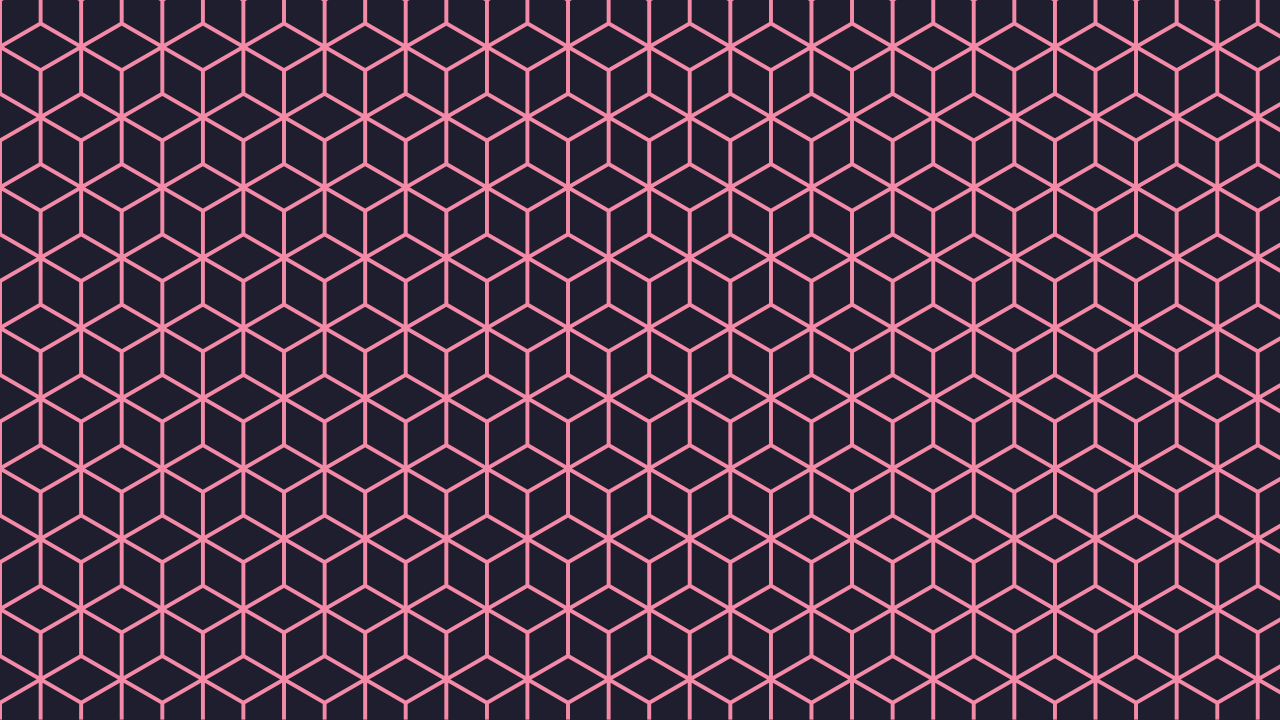
#> input picture wallpapers/Catppuccin-Mocha/isometric_cubes-3840x2160.png, 3840 x 2160 px (shown at 1/3 size); its folder holds only this picture in this run
$ python generate.py
#> lines starting #> are read from the running program, lines starting #| are printed output that depends on the picture
import os
from pathlib import Path
from PIL import Image
from datetime import datetime
import subprocess
import re
import argparse  # Added for argument parsing

ROOT_DIR = Path(__file__).parent.resolve()
WALLPAPER_DIR = ROOT_DIR / "wallpapers"
HTML_FILE = ROOT_DIR / "index.html"


def generate_previews(force=False):
#> called with force = False
    print("[+] Generating previews...")
    for folder in WALLPAPER_DIR.iterdir():
        if not folder.is_dir():
            continue
        for file in folder.glob("*.png"):
            preview_path = file.with_stem(file.stem + "-preview").with_suffix(".jpg")

            # Check if regeneration is needed
            regenerate = False
            if force:
                regenerate = True
                reason = "--force flag used"
            elif not preview_path.exists():
                regenerate = True
                reason = "preview missing"
            else:
                # Check modification times
                file_mtime = file.stat().st_mtime
                preview_mtime = preview_path.stat().st_mtime
                if file_mtime > preview_mtime:
                    regenerate = True
                    reason = "source file modified"

            if regenerate:
                try:
                    with Image.open(file) as img:
#> img is the input picture: PIL image 3840x2160 RGBA; mean R, G, B, A 69.1, 49.8, 68.2, 255
                        preview = img.resize((720, int(720 * img.height / img.width)))
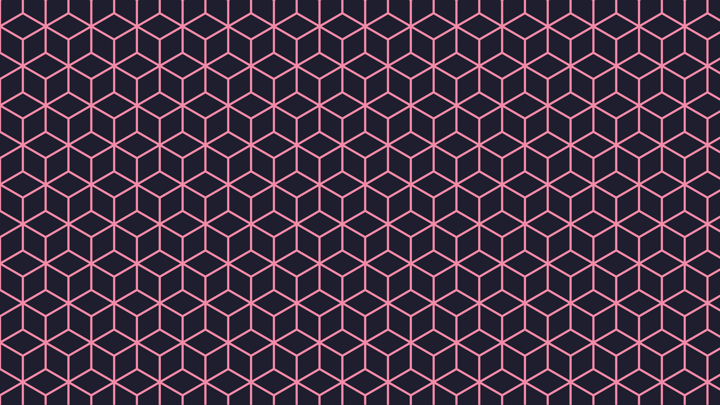
#> preview: PIL image 720x405 RGBA; mean R, G, B, A 69, 49.8, 68.1, 255
                        preview.convert("RGB").save(preview_path, "JPEG", quality=85)
                        print(f"  - Regenerated preview ({reason}): {preview_path}")
                except Exception as e:
                    print(f"  ! Error processing {file}: {e}")
            else:
                print(f"  ✓ Preview up-to-date: {preview_path}")
#> pass 2 of the loop in generate_previews, `for folder in WALLPAPER_DIR.iterdir():`:
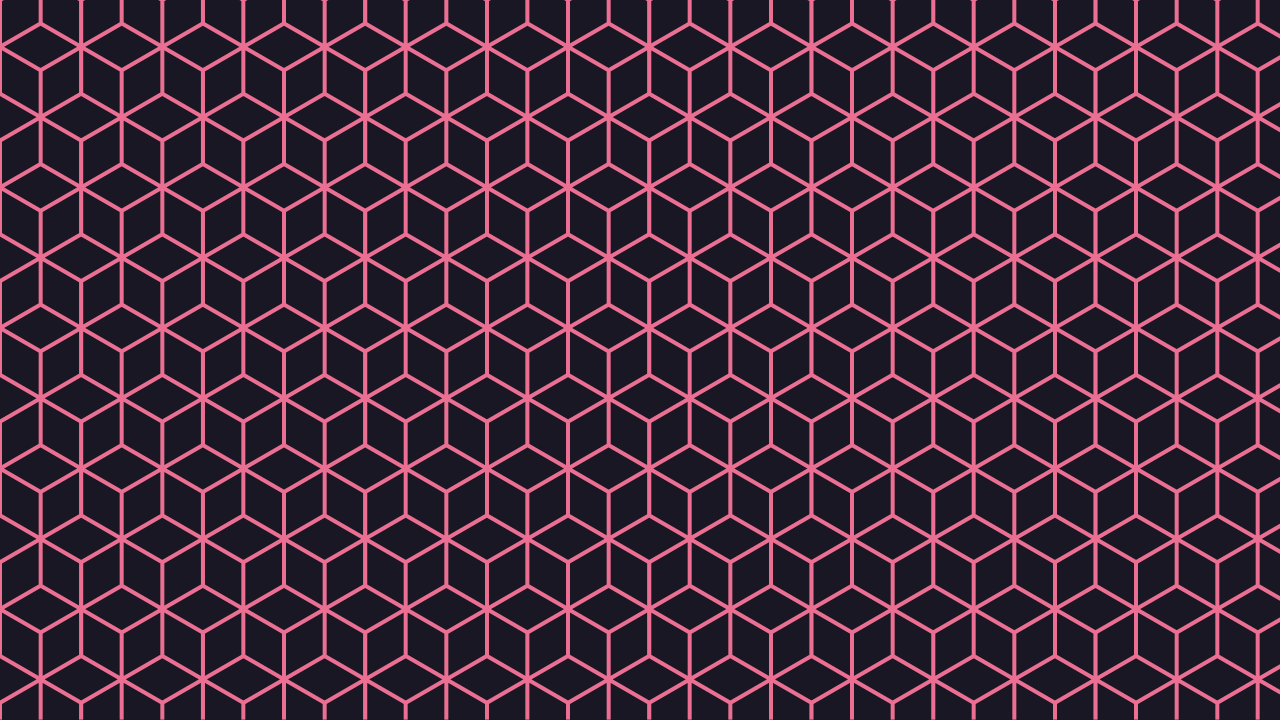
#> input picture wallpapers/Rose-Pine/isometric_cubes-3840x2160.png, 3840 x 2160 px (shown at 1/3 size)
#> in generate_previews, img is the input picture: PIL image 3840x2160 RGBA; mean R, G, B, A 64.3, 39.5, 56.6, 255
#> in generate_previews, `preview = img.resize((720, int(720 * img.height / img.width)))`:
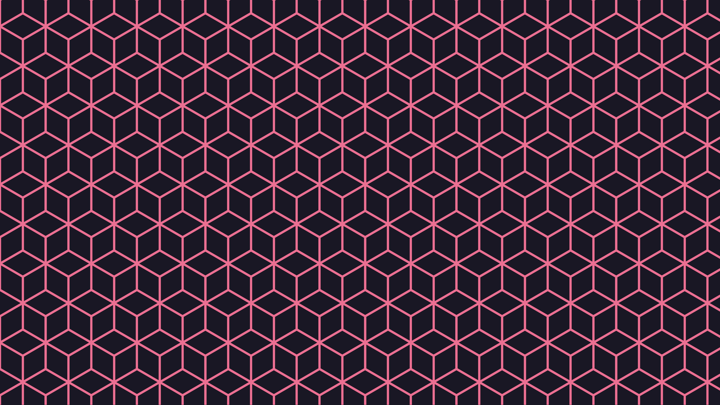
#> preview: PIL image 720x405 RGBA; mean R, G, B, A 64.3, 39.5, 56.6, 255
#> pass 3 of the loop in generate_previews, `for folder in WALLPAPER_DIR.iterdir():`:
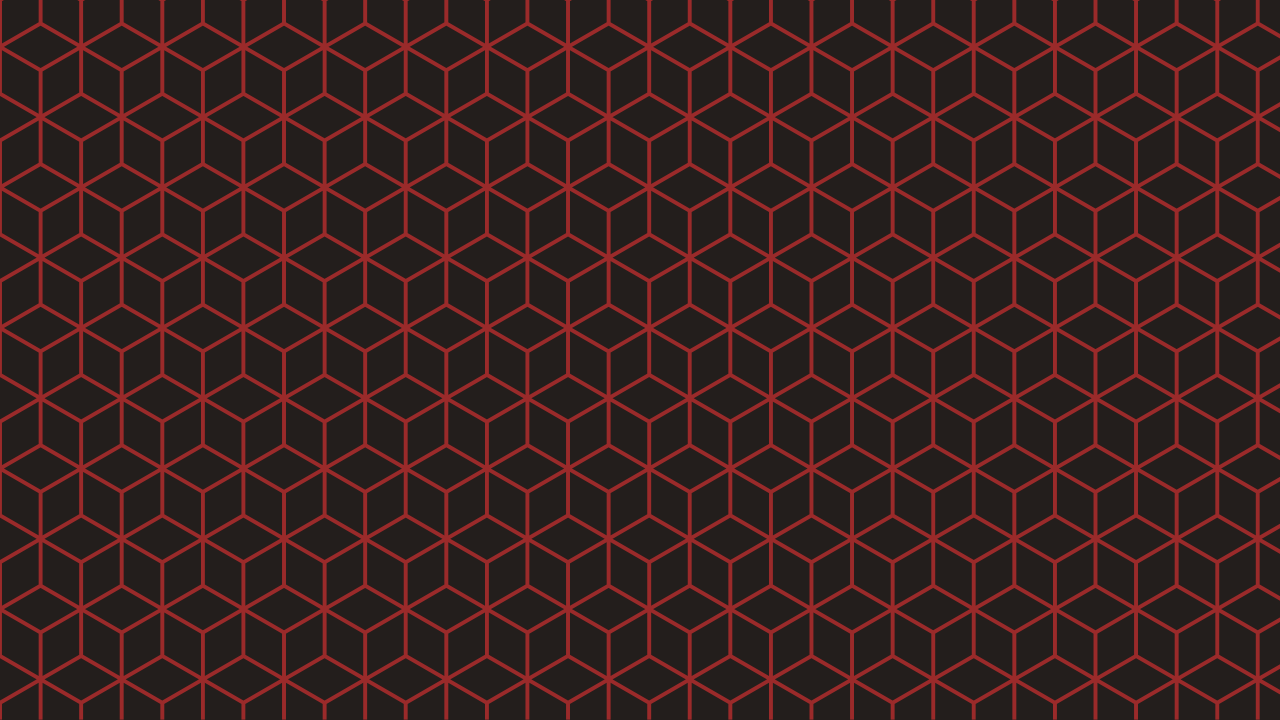
#> input picture wallpapers/Sekiratte/isometric_cubes-3840x2160.png, 3840 x 2160 px (shown at 1/3 size)
#> in generate_previews, img is the input picture: PIL image 3840x2160 RGBA; mean R, G, B, A 56.6, 32.2, 30.5, 255
#> in generate_previews, `preview = img.resize((720, int(720 * img.height / img.width)))`:
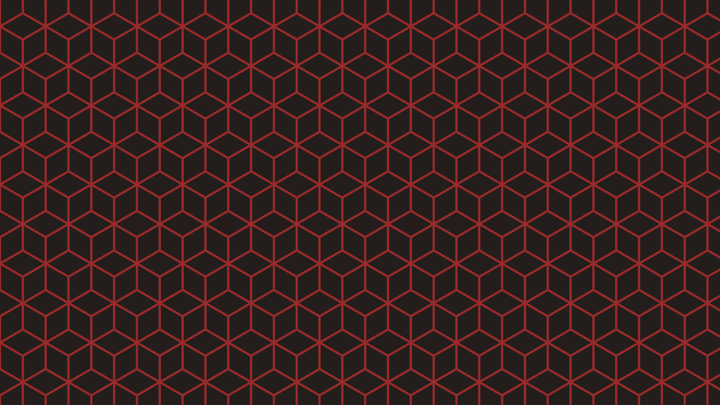
#> preview: PIL image 720x405 RGBA; mean R, G, B, A 56.6, 32.2, 30.5, 255


def format_wallpaper_name(filename):
    name = re.sub(r"-\d{3,5}x\d{3,5}$", "", filename)
    name = name.replace("-", " ").replace("_", " ")
    return name.title()


def build_html():
    print(f"[+] Generating HTML file at {HTML_FILE}")
    last_updated = datetime.now().strftime("%Y-%m-%d %H:%M:%S")
    current_year = datetime.now().year

    with open(HTML_FILE, "w") as f:
        # HTML Head Section
        f.write(
            f"""<!DOCTYPE html>
<html lang="en">
<head>
    <meta charset="UTF-8">
    <meta name="viewport" content="width=device-width, initial-scale=1.0">
    <title>Sekiryl's Wallpapers</title>

    <!-- Favicon -->
    <link rel="apple-touch-icon" sizes="180x180" href="/assets/favicon/apple-touch-icon.png">
    <link rel="icon" type="image/png" sizes="32x32" href="/assets/favicon/favicon-32x32.png">
    <link rel="icon" type="image/png" sizes="16x16" href="/assets/favicon/favicon-16x16.png">
    <link rel="manifest" href="/assets/favicon/site.webmanifest">
    <link rel="shortcut icon" href="/assets/favicon/favicon.ico">
    <meta name="theme-color" content="#d4875d">
    <meta name="description" content="Download high-quality, original wallpapers by Sekiryl. Includes PNG and XCF files for customization." />
    <meta name="keywords" content="Sekiryl, wallpapers, original art, XCF wallpapers, PNG wallpapers, digital art, design" />
    <meta name="author" content="Sekiryl" />
    <link rel="canonical" href="https://walls.sekiryl.is-a.dev" />

    <meta property="og:title" content="Sekiryl's Wallpapers" />
    <meta property="og:description" content="A collection of original wallpapers designed by Sekiryl. Free to download in high resolution." />
    <meta property="og:type" content="website" />
    <meta property="og:url" content="https://walls.sekiryl.is-a.dev" />
    <meta property="og:image" content="https://walls.sekiryl.is-a.dev/assets/images/logo.png" />

    <script type="application/ld+json">
    {{
    "@context": "https://schema.org",
    "@type": "CreativeWork",
    "name": "Sekiryl's Wallpapers",
    "url": "https://sekiryl.is-a.dev",
    "creator": {{
      "@type": "Person",
      "name": "Sekiryl",
      "url": "https://sekiryl.is-a.dev"
    }},
    "description": "A collection of high-resolution wallpapers created by Sekiryl, available in PNG and editable XCF formats.",
    "image": "https://walls.sekiryl.is-a.dev/assets/images/logo.png"
    }}
    </script>

    <style>
        :root {{
            --base: #231e1c;
            --mantle: #1a1614;
            --crust: #0f0d0c;
            --text: #e3d8c9;
            --subtext1: #c5b7a3;
            --subtext0: #a09585;
            --overlay2: #7a6e64;
            --overlay1: #5a5149;
            --overlay0: #3a3530;
            --surface2: #402f28;
            --surface1: #352c26;
            --surface0: #2a231e;
            --peach: #d4875d;
            --lavender: #7a6a9a;
            --blue: #3a5a7a;
            --teal: #4a8a8a;
            --pink: #b26888;
        }}

        * {{
            margin: 0;
            padding: 0;
            box-sizing: border-box;
        }}

        body {{
            font-family: 'Segoe UI', system-ui, -apple-system, sans-serif;
            background: linear-gradient(135deg, var(--mantle) 0%, var(--base) 100%);
            color: var(--text);
            line-height: 1.6;
            min-height: 100vh;
            padding: 2rem 1rem;
            background-attachment: fixed;
        }}

        .container {{
            max-width: 1400px;
            margin: 0 auto;
        }}

        header {{
            display: flex;
            align-items: center;
            gap: 1.5rem;
            margin-bottom: 2.5rem;
            padding-bottom: 1.5rem;
            border-bottom: 1px solid var(--surface0);
        }}

        .logo {{
            height: 80px;
            border-radius: 12px;
            box-shadow: 0 4px 12px rgba(0, 0, 0, 0.3);
        }}

        .header-content {{
            flex: 1;
        }}

        h1 {{
            font-size: 2.5rem;
            font-weight: 700;
            letter-spacing: -0.5px;
            background: linear-gradient(45deg, var(--peach), var(--lavender));
            -webkit-background-clip: text;
            background-clip: text;
            color: transparent;
            margin-bottom: 0.5rem;
        }}

        .last-updated {{
            color: var(--subtext1);
            font-size: 1rem;
            display: block;
            margin-top: 0.25rem;
        }}

        .intro {{
            background: var(--surface0);
            padding: 1.5rem;
            border-radius: 12px;
            margin-bottom: 3rem;
            box-shadow: 0 4px 20px rgba(0, 0, 0, 0.2);
            border: 1px solid var(--overlay0);
        }}

        .intro p {{
            margin-bottom: 1rem;
            font-size: 1.05rem;
        }}

        .license {{
            display: inline-block;
            background: var(--surface1);
            padding: 0.3rem 0.8rem;
            border-radius: 20px;
            font-size: 0.85rem;
            margin-top: 0.5rem;
            border: 1px solid var(--overlay1);
        }}

        h2 {{
            font-size: 1.8rem;
            margin: 2.5rem 0 1.5rem;
            padding-bottom: 0.5rem;
            border-bottom: 2px solid var(--peach);
            color: var(--subtext1);
            text-transform: capitalize;
            position: relative;
        }}

        h2::after {{
            content: '';
            position: absolute;
            bottom: -2px;
            left: 0;
            width: 80px;
            height: 2px;
            background: var(--lavender);
        }}

        .wallpaper-grid {{
            display: grid;
            grid-template-columns: repeat(auto-fill, minmax(340px, 1fr));
            gap: 2rem;
            margin-bottom: 3rem;
        }}

        .wallpaper-item {{
            background: var(--surface0);
            border-radius: 12px;
            overflow: hidden;
            transition: all 0.3s ease;
            box-shadow: 0 6px 16px rgba(0, 0, 0, 0.2);
            border: 1px solid var(--overlay0);
        }}

        .wallpaper-item:hover {{
            transform: translateY(-8px);
            box-shadow: 0 12px 24px rgba(0, 0, 0, 0.3);
            border-color: var(--overlay1);
        }}

        .wallpaper-preview {{
            width: 100%;
            height: 200px;
            object-fit: cover;
            display: block;
            transition: transform 0.4s ease;
        }}

        .wallpaper-item:hover .wallpaper-preview {{
            transform: scale(1.03);
        }}

        .wallpaper-content {{
            padding: 1.2rem;
        }}

        .wallpaper-title {{
            font-size: 1.25rem;
            font-weight: 600;
            margin-bottom: 0.8rem;
            color: var(--subtext1);
        }}

        .button-group {{
            display: flex;
            gap: 0.8rem;
            flex-wrap: wrap;
        }}

        .button {{
            display: inline-flex;
            align-items: center;
            justify-content: center;
            padding: 0.6rem 1.2rem;
            border-radius: 8px;
            font-weight: 500;
            text-decoration: none;
            transition: all 0.2s ease;
            font-size: 0.95rem;
            border: 1px solid transparent;
        }}

        .button:hover {{
            transform: translateY(-2px);
        }}

        .button-png {{
            background: var(--surface1);
            color: var(--text);
            border-color: var(--overlay1);
        }}

        .button-png:hover {{
            background: var(--blue);
            border-color: var(--blue);
        }}

        .button-xcf {{
            background: var(--surface1);
            color: var(--text);
            border-color: var(--overlay1);
        }}

        .button-xcf:hover {{
            background: var(--teal);
            border-color: var(--teal);
        }}

        footer {{
            text-align: center;
            padding: 2.5rem 1rem 1rem;
            color: var(--subtext0);
            font-size: 0.95rem;
            margin-top: 2rem;
            border-top: 1px solid var(--surface0);
        }}

        @media (max-width: 768px) {{
            header {{
                flex-direction: column;
                text-align: center;
            }}

            .wallpaper-grid {{
                grid-template-columns: 1fr;
            }}

            h1 {{
                font-size: 2rem;
            }}
        }}
    </style>
</head>
<body>
    <div class="container">
        <header>
            <img src="assets/images/logo.png" alt="Logo" class="logo">
            <div class="header-content">
                <h1>Sekiryl's Wallpapers</h1>
                <span class="last-updated">Last updated: {last_updated}</span>
            </div>
        </header>

        <div class="intro">
            <p>Welcome to my wallpaper collection! All artworks are created by me and available for you to use in your personal setups.</p>
            <p>Feel free to download, modify, and share these wallpapers according to the license terms.</p>
            <span class="license">Creative Commons Attribution-ShareAlike 4.0</span>
        </div>
"""
        )

        # Wallpaper Sections
        for folder in sorted(WALLPAPER_DIR.iterdir()):
            if not folder.is_dir():
                continue

            category_name = folder.name.replace("-", " ")
            f.write(f"<h2>{category_name}</h2>\n")
            f.write("<div class='wallpaper-grid'>\n")

            for file in sorted(folder.glob("*.png")):
                preview_file = file.with_stem(file.stem + "-preview").with_suffix(
                    ".jpg"
                )
                xcf_file = file.with_suffix(".xcf")

                rel_preview = preview_file.relative_to(ROOT_DIR)
                rel_png = file.relative_to(ROOT_DIR)
                rel_xcf = xcf_file.relative_to(ROOT_DIR)

                display_name = format_wallpaper_name(file.stem)

                f.write("<div class='wallpaper-item'>\n")
                f.write(
                    f"<img src='{rel_preview}' alt='{display_name}' class='wallpaper-preview'>\n"
                )
                f.write("<div class='wallpaper-content'>\n")
                f.write(f"<div class='wallpaper-title'>{display_name}</div>\n")
                f.write("<div class='button-group'>\n")
                f.write(
                    f"<a class='button button-png' href='{rel_png}' download>PNG</a>\n"
                )
                if xcf_file.exists():
                    f.write(
                        f"<a class='button button-xcf' href='{rel_xcf}' download>XCF</a>\n"
                    )
                f.write("</div>\n")  # .button-group
                f.write("</div>\n")  # .wallpaper-content
                f.write("</div>\n")  # .wallpaper-item

            f.write("</div>\n")  # .wallpaper-grid
#> pass 2 of the loop in build_html, `for folder in sorted(WALLPAPER_DIR.iterdir()):`:
#> pass 3 of the loop in build_html, `for folder in sorted(WALLPAPER_DIR.iterdir()):`:

        # Footer
        f.write(
            f"""
        <footer>
            <p>© {current_year} Sekiryl. All wallpapers are released under a <strong>Creative Commons Attribution-ShareAlike 4.0</strong> license.</p>
            <p>Feel free to remix, recolor, and use them for your setup!</p>
        </footer>
    </div>
</body>
</html>
"""
        )


def git_push():
    print("[+] Committing and pushing to Git...")
    try:
        subprocess.run(["git", "add", "."], cwd=ROOT_DIR, check=True)
#> (this line was passed over: subprocess is not available in this run)
        subprocess.run(
            ["git", "commit", "-m", "Update wallpapers and index"],
            cwd=ROOT_DIR,
            check=True,
        )
#> (this line was passed over: subprocess is not available in this run)
        subprocess.run(["git", "push"], cwd=ROOT_DIR, check=True)
#> (this line was passed over: subprocess is not available in this run)
        print("[✓] Pushed to repository.")
    except subprocess.CalledProcessError as e:
        print(f"[!] Git error: {e}")


def main():
    # Setup argument parser
    parser = argparse.ArgumentParser(
        description="Generate wallpaper previews and index.html"
    )
    parser.add_argument(
        "--force", action="store_true", help="Force regenerate all preview images"
    )
    args = parser.parse_args()

    generate_previews(force=args.force)
    build_html()
    git_push()


if __name__ == "__main__":
    main()
